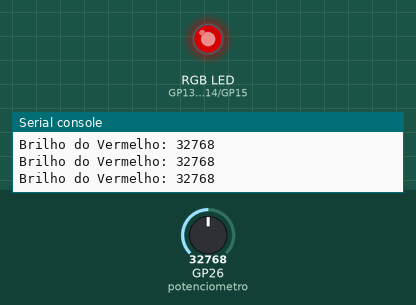
A program run on a simulated Raspberry Pi Pico running MicroPython. Shown: an RGB LED mixed from three pins (HIGH = lit), the last lines printed to the serial console. The test bench sets the inputs (shaded band); at power-on: GP26 (potenciometro) = 32768 (analog values on the 0–65535 scale). Dim RGB values are drawn brighter than linear.

Above: at 1.2 s.
1.3 s: GP26 (potenciometro) set to 45874
At 1.8 s:
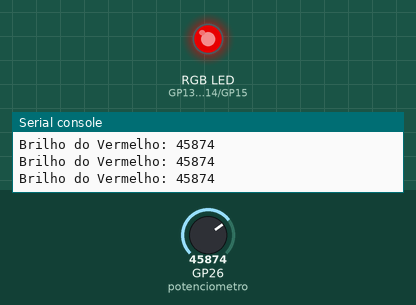
2.8 s: GP26 (potenciometro) set to 57670
At 3.4 s:
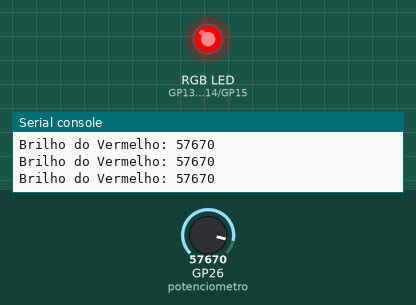
4.3 s: GP26 (potenciometro) set to 7864
At 4.9 s:
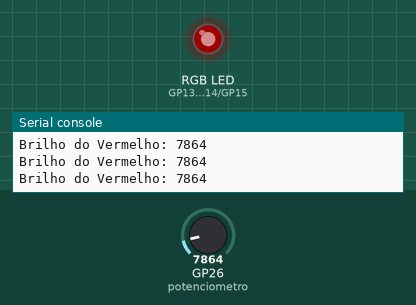
5.8 s: GP26 (potenciometro) set to 0
At 6.5 s:
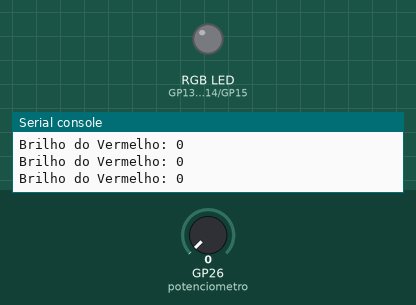
Timing chart, 0 to 8.3 s (numbered marks = the images above; inputs shaded):
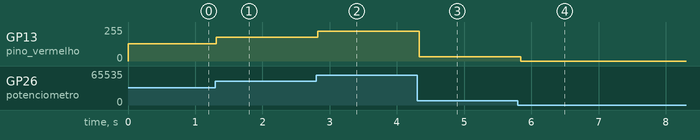

Measured:
- after the input at 1.3 s, GP13 (pino_vermelho): 128/255 → 178/255 at once
- after the input at 2.8 s, GP13 (pino_vermelho): 178/255 → 224/255 at once
- after the input at 4.3 s, GP13 (pino_vermelho): 224/255 → 31/255 at once
- after the input at 5.8 s, GP13 (pino_vermelho): 31/255 → 0/255 at once

The program:

POTENCIOMETRO_RGB.py
```python
from machine import Pin, PWM, ADC
import time

# 1. Configura os pinos PWM para as cores do LED RGB
# A frequência de 1000Hz é o padrão ideal para LEDs
pino_vermelho = PWM(Pin(13))
pino_vermelho.freq(1000)

pino_verde = PWM(Pin(14))
pino_verde.freq(1000)

pino_azul = PWM(Pin(15))
pino_azul.freq(1000)

# 2. Configura o pino analógico (ADC) para o potenciômetro
potenciometro = ADC(Pin(26))

# 3. Garante que o Verde e o Azul fiquem totalmente desligados (duty = 0)
pino_verde.duty_u16(0)
pino_azul.duty_u16(0)

while True:
    # Lê o valor do potenciômetro (retorna um valor entre 0 e 65535)
    valor_pot = potenciometro.read_u16()

    # Aplica o valor lido diretamente no brilho da cor Vermelha
    pino_vermelho.duty_u16(valor_pot)

    # Opcional: Imprime no console (Shell do Thonny) para você ver os valores
    print("Brilho do Vermelho:", valor_pot)

    # Pequeno atraso para não sobrecarregar o processador
    time.sleep(0.05)
```
